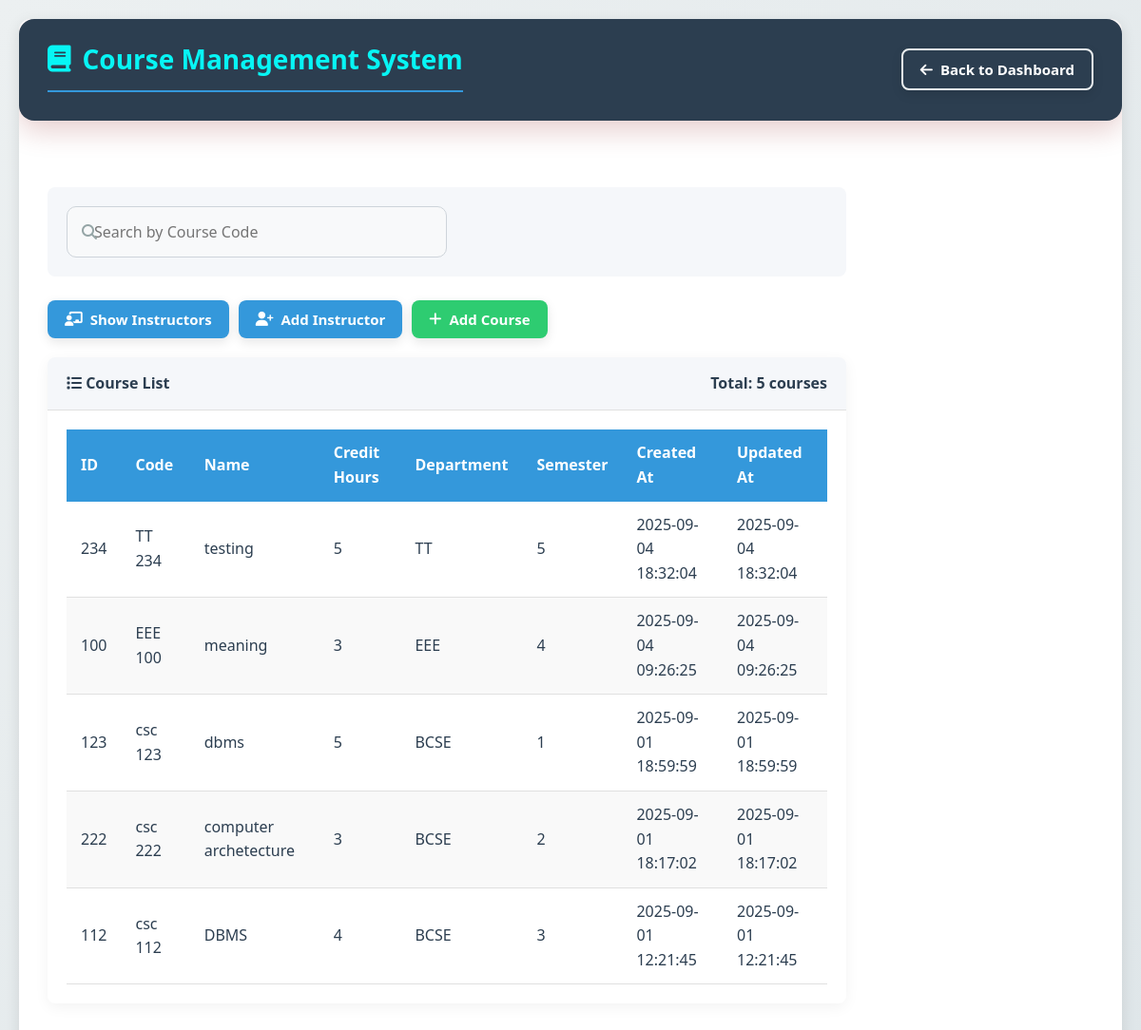
Screenshot of /admin/course.php with the database file from the repository.
### tables this page shows
CREATE TABLE `course` (
  `course_id` int(11) NOT NULL,
  `course_code` varchar(20) NOT NULL,
  `course_name` varchar(100) NOT NULL,
  `credit_hours` int(11) NOT NULL,
  `department` varchar(50) NOT NULL,
  `semester` int(11) NOT NULL,
  `created_at` timestamp NOT NULL DEFAULT current_timestamp(),
  `updated_at` timestamp NOT NULL DEFAULT current_timestamp()
);

### admin/course.php (the view, shortened to what this page needs)
<?php
require_once '../library/notice.php';
$mysqli = new mysqli('localhost', 'root', '', 'skst_university');
$search_code = $_POST['search_code'] ?? '';
$query = "SELECT course_id, course_code, course_name, credit_hours, department, semester, created_at, updated_at FROM course WHERE 1";
$query .= " ORDER BY created_at DESC";
$result = $mysqli->query($query);
?>
<!DOCTYPE html>
<html lang="en">
<head>
    <link rel="stylesheet" href="https://cdnjs.cloudflare.com/ajax/libs/font-awesome/6.4.0/css/all.min.css">
</head>
<body>
<div class="page-container">
    <div class="header">
        <h1><i class="fas fa-book"></i> Course Management System</h1>
        <div class="header-actions">
            <form method="post">
                <button type="submit" name="dashboard" class="btn btn-outline"><i class="fas fa-arrow-left"></i> Back to Dashboard</button>
            </form>
        </div>
    </div>
    <div class="content">
        <div class="search-container">
            <form method="post" class="search-box">
                <i class="fas fa-search search-icon"></i>
                <input type="text" name="search_code" placeholder="Search by Course Code" class="search-input" value="<?php echo htmlspecialchars($search_code); ?>">
            </form>
        </div>
        <div class="action-buttons">
            <form method="post" style="display: inline;">
                <button type="submit" name="show_instructors" class="btn btn-primary"><i class="fas fa-chalkboard-teacher"></i> Show Instructors</button>
            </form>
            <form method="post" style="display: inline;">
                <button type="submit" name="show_add_instructor_form" class="btn btn-primary"><i class="fas fa-user-plus"></i> Add Instructor</button>
            </form>
            <?php if (!isset($_POST['show_add_course_form'])): ?>
            <form method="post" style="display: inline;">
                <button type="submit" name="show_add_course_form" class="btn btn-success"><i class="fas fa-plus"></i> Add Course</button>
            </form>
            <?php endif; ?>
        </div>
        <div class="card">
            <div class="card-header">
                <span><i class="fas fa-list"></i> Course List</span>
                <span>Total: <?php echo $result->num_rows; ?> courses</span>
            </div>
            <div class="card-body">
                <?php if ($result && $result->num_rows > 0): ?>
                <table class="data-table">
                    <thead>
                        <tr>
                            <th>ID</th>
                            <th>Code</th>
                            <th>Name</th>
                            <th>Credit Hours</th>
                            <th>Department</th>
                            <th>Semester</th>
                            <th>Created At</th>
                            <th>Updated At</th>
                        </tr>
                    </thead>
                    <tbody>
                        <?php while ($row = $result->fetch_assoc()): ?>
                        <tr>
                            <?php foreach ($row as $cell): ?>
                            <td><?php echo htmlspecialchars($cell); ?></td>
                            <?php endforeach; ?>
                        </tr>
                        <?php endwhile; ?>
                    </tbody>
                </table>
                <?php endif; ?>
            </div>
        </div>
    </div>
</div>
</body>
</html>

### library/library.css (style rules this page uses)
.content { flex: 1; max-width: 900px; }
.content { flex: 1; }
* { box-sizing: border-box; margin: 0; padding: 0; }
body { font-family: 'Segoe UI', Tahoma, Geneva, Verdana, sans-serif; background: #f9f9ff; }
.btn { background: linear-gradient(135deg, #6a11cb 0%, #2575fc 100%); color: white; border: none; padding: 12px 20px; font-size: 15px; border-radius: 10px; box-shadow: 0 4px 12px rgba(0,0,0,0.1); transition: all 0.3s ease; min-width: 120px; cursor: pointer; text-decoration: none; }

### library/notice.php (style rules this page uses)
* { margin: 0; padding: 0; box-sizing: border-box; font-family: 'Segoe UI', Tahoma, Geneva, Verdana, sans-serif; }
body { background: linear-gradient(135deg, #f5f7fa 0%, #e4e8f0 100%); color: #333; line-height: 1.6; min-height: 100vh; }
.header { text-align: center; margin-bottom: 40px; padding: 30px; background: linear-gradient(135deg, #800000 0%, #600000 100%); color: white; border-radius: 16px; box-shadow: 0 10px 30px rgba(128, 0, 0, 0.2); }
.header h1 { font-size: 2.8rem; margin-bottom: 10px; display: flex; align-items: center; justify-content: center; gap: 15px; }
.search-box { display: flex; align-items: center; background: #f8f9fa; border-radius: 10px; padding: 5px 18px; border: 1px solid #ced4da; flex: 1; max-width: 400px; }
.search-box input { border: none; background: transparent; padding: 10px; width: 100%; outline: none; }
h1 { color: #07f5f5ff; text-align: center; margin-bottom: 30px; border-bottom: 2px solid #3498db; padding-bottom: 10px; }
input, select { width: 100%; padding: 12px; border: 1px solid #ddd; border-radius: 4px; font-size: 16px; transition: border 0.3s; }
button { background-color: #3498db; color: white; border: none; padding: 12px 20px; font-size: 16px; border-radius: 4px; cursor: pointer; width: 100%; font-weight: 600; transition: background-color 0.3s; }
body { font-family: 'Segoe UI', Tahoma, Geneva, Verdana, sans-serif; background-color: #f5f5f5; margin: 0; color: #333; }

### rows the page displays
course: course_id "234", course_code "TT 234", course_name "testing", cell "5", department "TT", cell "2025-09-04 18:32:04"
course: course_id "100", course_code "EEE 100", course_name "meaning", credit_hours "3", department "EEE", semester "4", cell "2025-09-04 09:26:25"
course: course_id "123", course_code "csc 123", course_name "dbms", credit_hours "5", department "BCSE", semester "1", cell "2025-09-01 18:59:59"
course: course_id "222", course_code "csc 222", course_name "computer archetecture", credit_hours "3", department "BCSE", semester "2", cell "2025-09-01 18:17:02"
course: course_id "112", course_code "csc 112", course_name "DBMS", credit_hours "4", department "BCSE", semester "3", cell "2025-09-01 12:21:45"

### other values shown
$result->num_rows "5"
